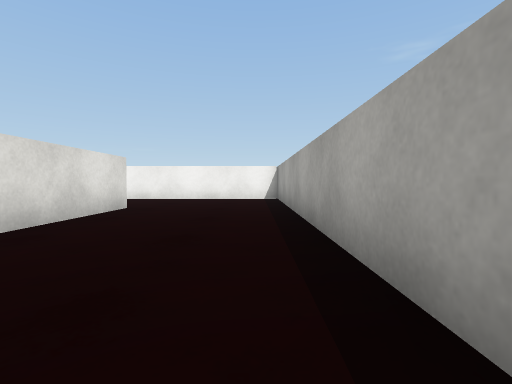
[1] (above)

23 first-person views from a walk through a Unity game level. The camera is 0.51 m above the floor, tilts 2° down and sees 85° across. The floor is counted in squares, 1 m on a side. Each view is taken from the middle of a square. On the plan, view 1 faces up. The plan holds only what a view shows up to about 9 squares ahead; the rest is blank. The player character is not drawn. Surface patterns are stand-ins for the level's own textures.

[2]
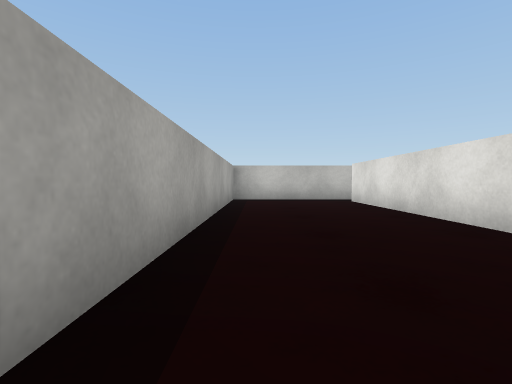

[3]
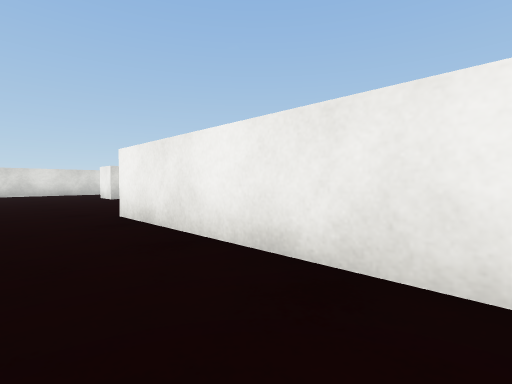

[4]
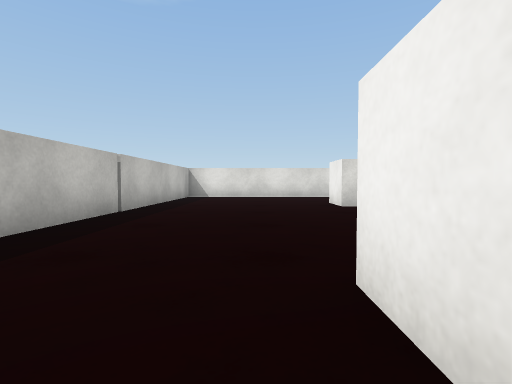

[5]
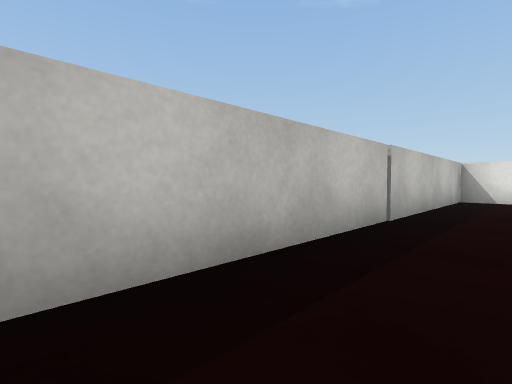

[6]
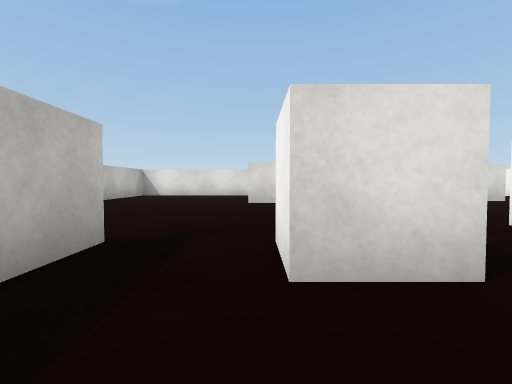

[7]
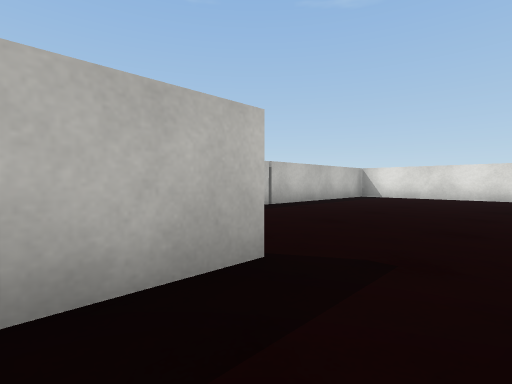

[8]
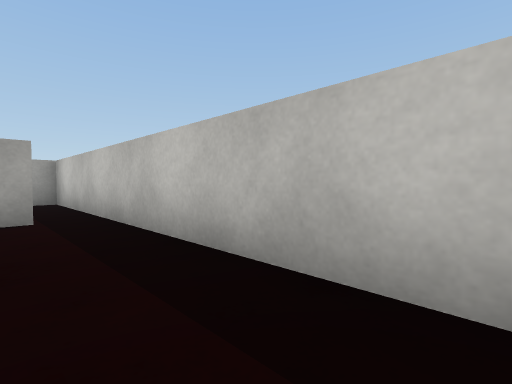

[9]
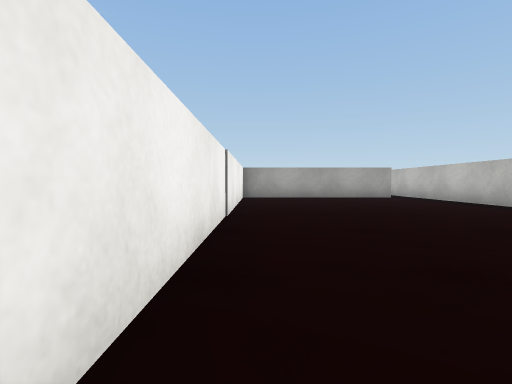

[10]
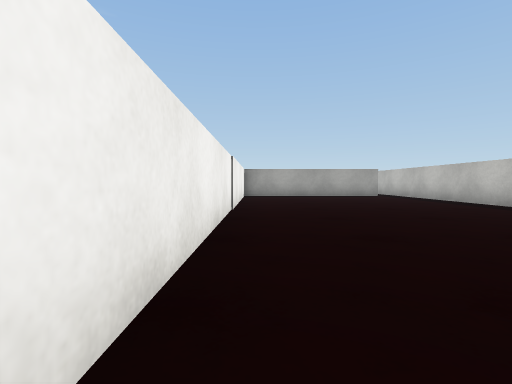

[11]
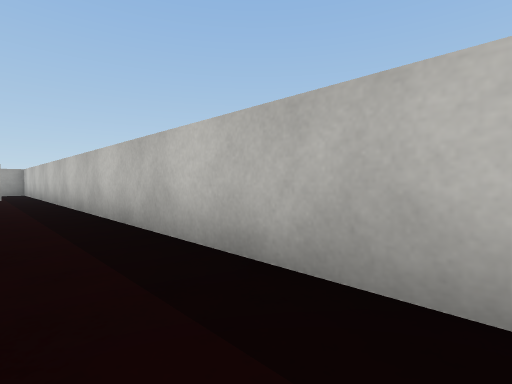

[12]
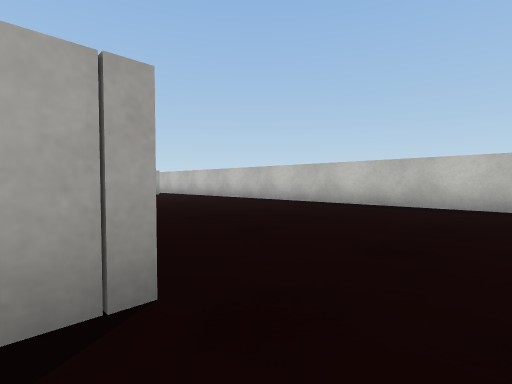

[13]
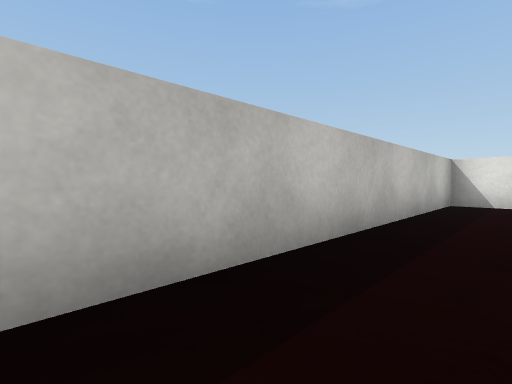

[14]
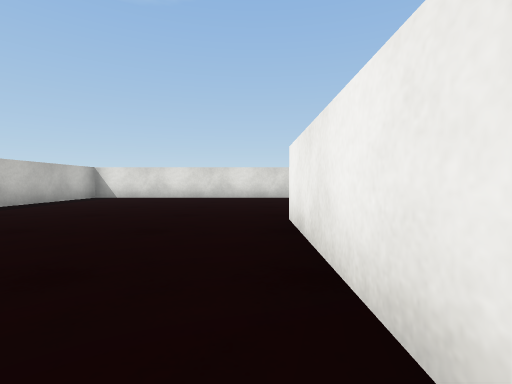

[15]
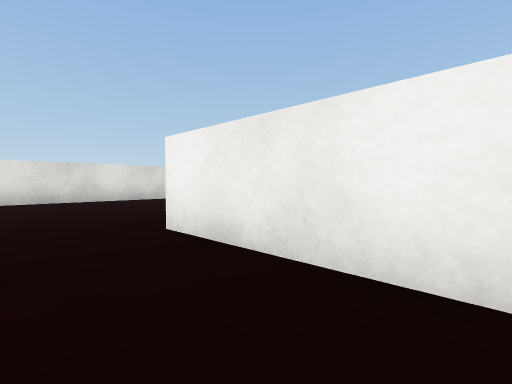

[16]
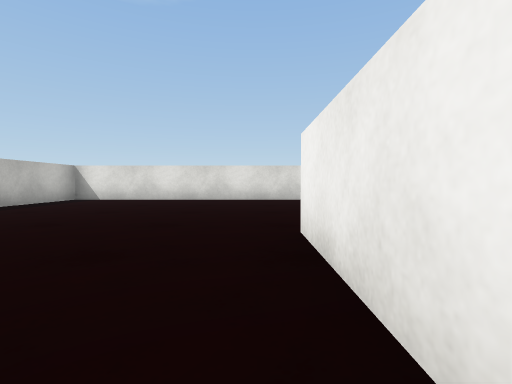

[17]
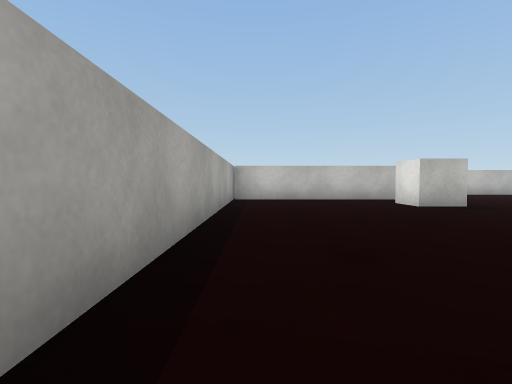

[18]
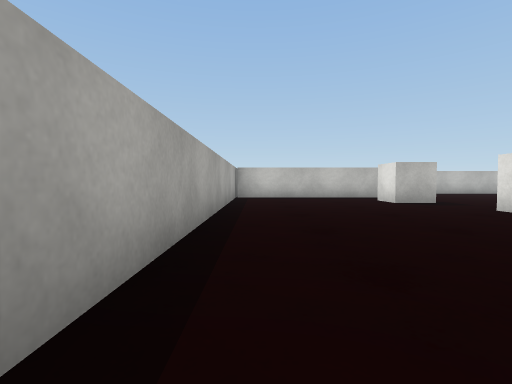

[19]
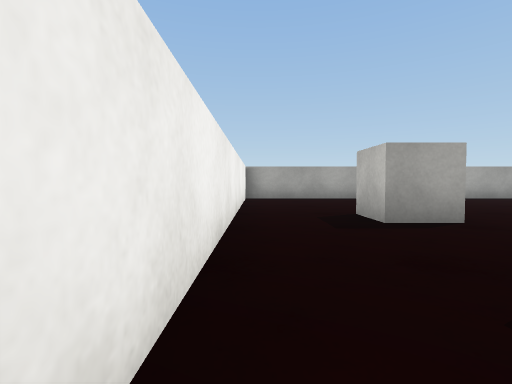

[20]
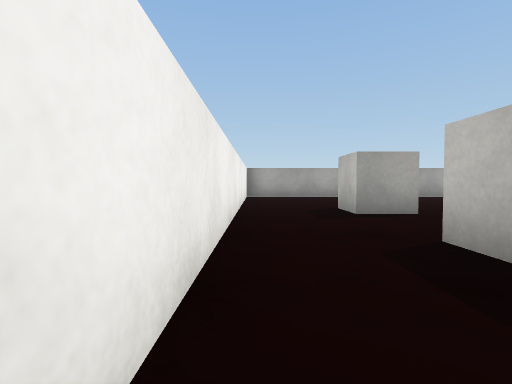

[21]
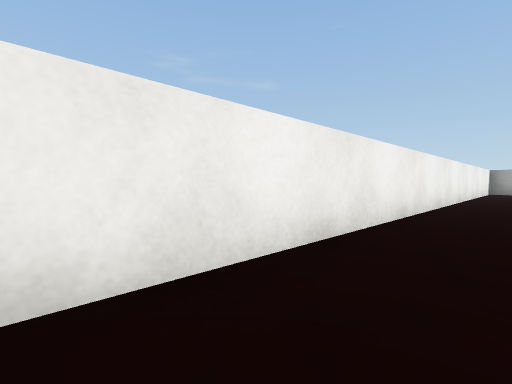

[22]
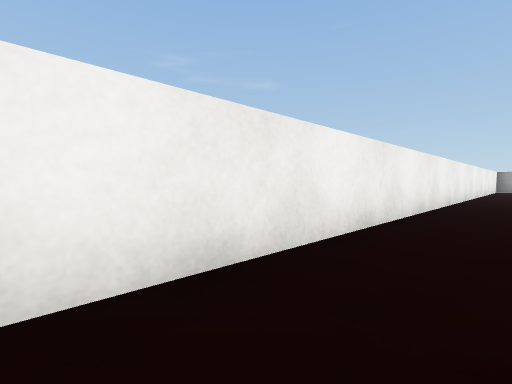

[23]
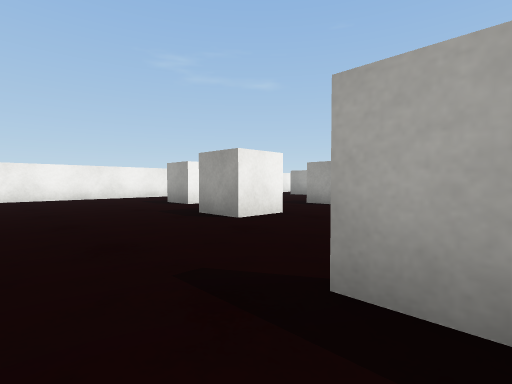

### Floor plan
Ten units are one square. View 1 is at (0, 0); x grows to the right and y downward. Boxes are objects, and circles mark ways between rooms. Rooms are numbered by the first view taken in them; rooms with no view inside come last. Other rooms are left out.
<svg viewBox="-186 -199 198 207">
<path fill="none" stroke="#000" d="M-26 -56 -26 -5M-25 3 7 3 7 -85 -25 -85M-126 -96 -126 -56 -40 -56M-128 -100 -128 -108M-45 -87 7 -87 7 -194M-25 -85 -45 -85M-33 -55 -128 -55 -128 -60M-181 -82 -181 3 -25 3M4 -193 -170 -193"/>
<rect x="-115" y="-145" width="10" height="20" fill="#bbb"><title>other object</title></rect>
<rect x="-105" y="-115" width="20" height="20" fill="#bbb"><title>other object</title></rect>
<rect x="-105" y="-165" width="10" height="10" fill="#bbb"><title>other object</title></rect>
<rect x="-85" y="-145" width="20" height="20" fill="#bbb"><title>other object</title></rect>
<rect x="-75" y="-175" width="10" height="10" fill="#bbb"><title>other object</title></rect>
<rect x="-55" y="-145" width="10" height="20" fill="#bbb"><title>other object</title></rect>
<rect x="-45" y="-115" width="10" height="20" fill="#bbb"><title>other object</title></rect>
<rect x="-45" y="-175" width="10" height="10" fill="#bbb"><title>other object</title></rect>
<circle cx="-30" cy="0" r="3" fill="#2a7"/>
<circle cx="-35" cy="-75" r="3" fill="#2a7"/>
<text x="-10" y="-40">1</text>
<text x="-90" y="-100">2</text>
</svg>
Room 1 opens to room 2.

Where each view was taken, in squares from view 1:
view 1: 0 up, 0 right, facing up
view 2: 8 up, 0 right, facing down
view 3: 7 up, 0 right, facing up-left
view 4: 8 up, 3 left, facing left
view 5: 7 up, 4 left, facing down-left
view 6: 10 up, 2 left, facing left
view 7: 10 up, 3 left, facing down-left
view 8: 1 up, 7 left, facing down-right
view 9: 5 up, 12 left, facing right
view 10: 5 up, 13 left, facing right
view 11: 1 up, 13 left, facing down-right
view 12: 6 up, 14 left, facing down-right
view 13: 1 up, 11 left, facing down-left
view 14: 5 up, 9 left, facing left
view 15: 4 up, 10 left, facing up-left
view 16: 5 up, 10 left, facing left
view 17: 17 up, 0 right, facing down
view 18: 18 up, 0 right, facing down
view 19: 19 up, 8 left, facing right
view 20: 19 up, 9 left, facing right
view 21: 18 up, 14 left, facing up-right
view 22: 18 up, 17 left, facing up-right
view 23: 10 up, 14 left, facing up-right
